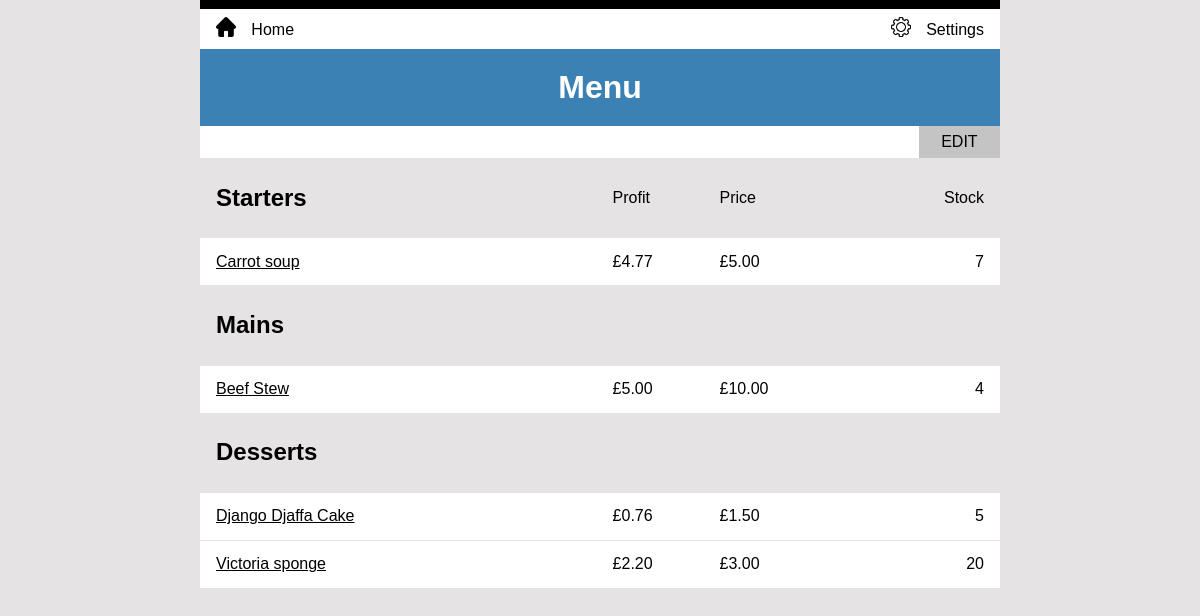
Before: /menu/ (signed in) with the older database file.
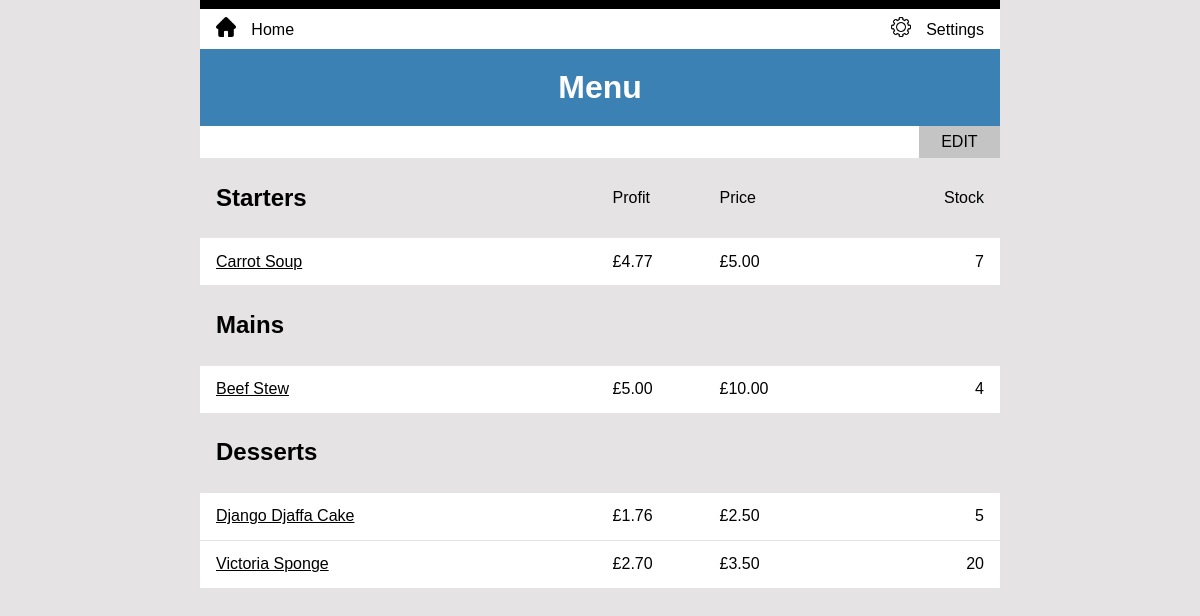
After: the same page with the newer database file.
### inventory/models.py (models this page shows, shortened)
class MenuItem(models.Model):
    class Meta:
        ordering = ['title']
    title = models.CharField(unique=True, max_length=200)
    price = models.DecimalField(max_digits=6, decimal_places=2)
    category = models.ForeignKey(Category, on_delete=models.CASCADE)
    display = models.BooleanField(default=True)
    description = models.TextField(blank=True, null=True)
    stock_item = models.BooleanField(default=True)
    def available(self):
        try:
            recipe = self.recipe_set.all()
            expression = F('ingredient__quantity') / F('quantity')
            result = math.floor(min(recipe.values_list(expression, flat=True)))
        except:
            result = 0
        return result
    def dish_cost(self):
        try:
            ingredients = self.recipe_set.all()
            total = Sum(F('ingredient__unit_price') * F('quantity'))
            result = ingredients.aggregate(total=total)['total']
        except:
            result = 0
        return result
    def dish_profit(self):
        try:
            profit = (self.price - self.dish_cost()).quantize(Decimal('0.01'))
        except:
            profit = 0
        return profit

class Category(models.Model):
    category = models.CharField(unique=True, max_length=200)

### inventory/views.py (the view)
# urls.py: path('menu/', views.MenuView.as_view(), name='menu'),
class MenuView(LoginRequiredMixin, ListView):
    model = MenuItem
    template_name = 'inventory/menu.html'
    def get_queryset(self):
        return MenuItem.objects.filter(display=True)

### inventory/templates/inventory/menu.html (shortened to what this page needs)
{% extends 'base.html' %}
{% load static %}
{% block content %}
  <h1>Menu</h1>
  {% if user.is_staff %}
    <div class="add">
      <a class="addbutton" href="{% url 'menu_edit' %}">EDIT</a>
    </div>
    <table class="menu-table">
      {% for menu_item in object_list|dictsort:'category.id' %}
        {% ifchanged %}
          <thead class="heading">
            <tr>
              <td><h2>{{ menu_item.category.category }}</h2></td>
              <td>{% if forloop.counter == 1 %}Profit{% endif %}</td>
              <td>{% if forloop.counter == 1 %}Price{% endif %}</td>
              <td>{% if forloop.counter == 1 %}Stock{% endif %}</td>
            </tr>
          </thead>
        {% endifchanged %}
        {% ifchanged %}<tbody>{% endifchanged %}
          <tr>
            <td><a href="{% url 'details' menu_item.title %}">{{ menu_item.title }}</a></td>
            <td>£{{ menu_item.dish_profit }}</td>
            <td>£{{ menu_item.price }}</td>
            <td>{{ menu_item.available }}</td>
          </tr>
        {% ifchanged %}</tbody>{% endifchanged %}
      {% endfor %}
    </table>
  {% endif %}
{% endblock %}

Changed rows visible on the page:
changed MenuItem "Starters": title "Carrot soup" → "Carrot Soup"
changed MenuItem "Django Djaffa Cake": dish_profit "0.76" → "1.76"; price "1.50" → "2.50"
changed MenuItem: title "Victoria sponge" → "Victoria Sponge"; dish_profit "2.20" → "2.70"; price "3.00" → "3.50"
